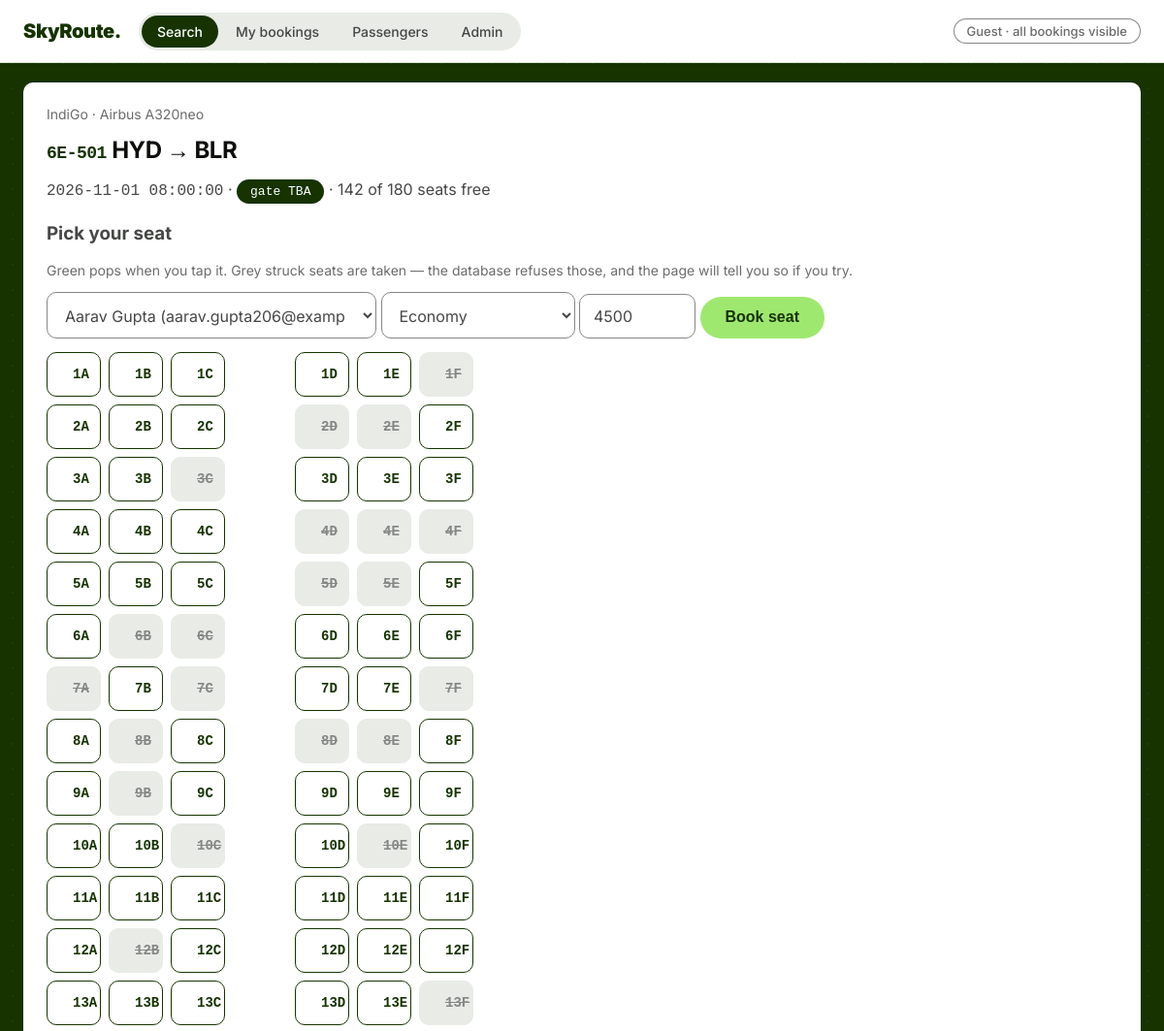
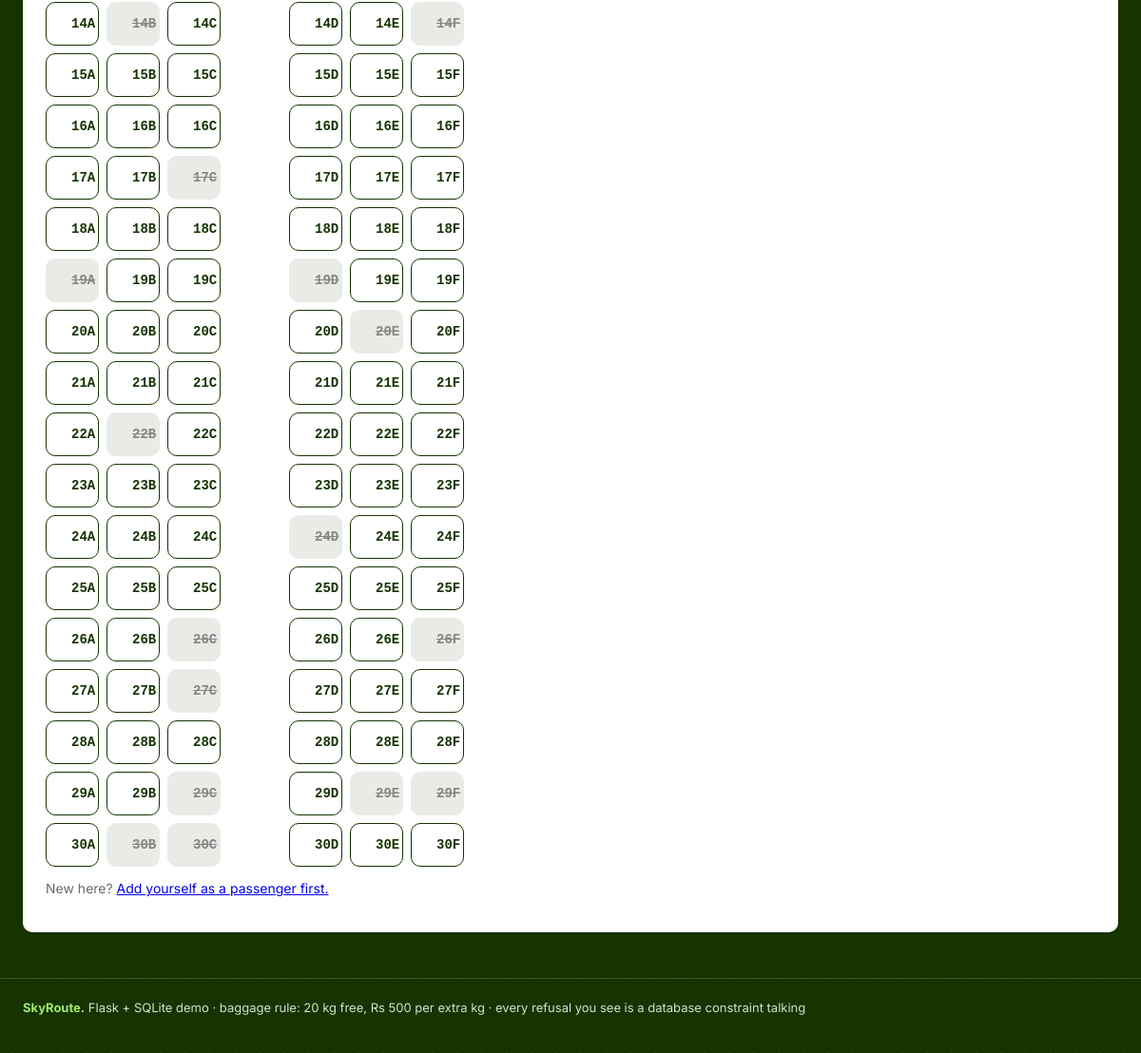
Screenshot of /book/1 with the database file from the repository (2 pictures, top to bottom).
### tables this page shows
CREATE TABLE Airlines (
  airline_id   INTEGER PRIMARY KEY AUTOINCREMENT,
  airline_name TEXT NOT NULL,
  iata_code    TEXT NOT NULL,
  country      TEXT NOT NULL DEFAULT 'India',
  UNIQUE (airline_name),
  UNIQUE (iata_code)
);

CREATE TABLE Aircraft (
  aircraft_id INTEGER PRIMARY KEY AUTOINCREMENT,
  tail_number TEXT NOT NULL,
  model       TEXT NOT NULL,
  capacity    INTEGER NOT NULL CHECK (capacity > 0 AND capacity <= 850),
  airline_id  INTEGER NOT NULL REFERENCES Airlines (airline_id)
              ON DELETE CASCADE ON UPDATE CASCADE,
  UNIQUE (tail_number)
);

CREATE TABLE Flights (
  flight_id            INTEGER PRIMARY KEY AUTOINCREMENT,
  flight_number        TEXT NOT NULL,
  airline_id           INTEGER NOT NULL REFERENCES Airlines (airline_id)
                       ON DELETE CASCADE ON UPDATE CASCADE,
  departure_airport_id INTEGER NOT NULL REFERENCES Airports (airport_id)
                       ON DELETE RESTRICT ON UPDATE CASCADE,
  arrival_airport_id   INTEGER NOT NULL REFERENCES Airports (airport_id)
                       ON DELETE RESTRICT ON UPDATE CASCADE,
  sched_departure      TEXT NOT NULL,
  sched_arrival        TEXT NOT NULL,
  flight_status        TEXT NOT NULL DEFAULT 'Active'
                       CHECK (flight_status IN ('Active','Suspended')),
  UNIQUE (flight_number),
  CHECK (departure_airport_id <> arrival_airport_id)
);

CREATE TABLE Airports (
  airport_id   INTEGER PRIMARY KEY AUTOINCREMENT,
  iata_code    TEXT NOT NULL,
  airport_name TEXT NOT NULL,
  city         TEXT NOT NULL,
  country      TEXT NOT NULL DEFAULT 'India',
  UNIQUE (iata_code),
  UNIQUE (airport_name)
);

CREATE TABLE Departures (
  departure_id        INTEGER PRIMARY KEY AUTOINCREMENT,
  flight_id           INTEGER NOT NULL REFERENCES Flights (flight_id)
                      ON DELETE CASCADE ON UPDATE CASCADE,
  scheduled_departure TEXT NOT NULL,
  scheduled_arrival   TEXT NOT NULL,
  departure_status    TEXT NOT NULL DEFAULT 'Scheduled'
                      CHECK (departure_status IN
                        ('Scheduled','Boarding','Departed','Arrived','Delayed','Cancelled')),
  aircraft_id INTEGER REFERENCES Aircraft (aircraft_id)
              ON DELETE SET NULL ON UPDATE CASCADE,
  gate_id     INTEGER REFERENCES Gates (gate_id)
              ON DELETE SET NULL ON UPDATE CASCADE,
  UNIQUE (flight_id, scheduled_departure),
  CHECK (scheduled_arrival > scheduled_departure)
);

### app.py (the view, shortened to what this page needs)
@app.route("/book/<int:departure_id>", methods=["GET", "POST"])
def book(departure_id):
    db = get_db()
    dep = db.execute(
        """SELECT d.*, f.flight_number, al.airline_name, ac.capacity, ac.model,
                  dep_a.iata_code AS from_airport, arr_a.iata_code AS to_airport
           FROM Departures d
           JOIN Flights f ON d.flight_id = f.flight_id
           JOIN Airlines al ON f.airline_id = al.airline_id
           JOIN Airports dep_a ON f.departure_airport_id = dep_a.airport_id
           JOIN Airports arr_a ON f.arrival_airport_id = arr_a.airport_id
           LEFT JOIN Aircraft ac ON d.aircraft_id = ac.aircraft_id
           WHERE d.departure_id = ?""",
        (departure_id,)).fetchone()
    if dep is None:
        return "Unknown departure", 404
    taken = {r["seat_number"] for r in
             db.execute("SELECT seat_number FROM Bookings WHERE departure_id = ?",
                        (departure_id,))}
    passengers = db.execute(
        "SELECT * FROM Passengers ORDER BY last_name, first_name").fetchall()
    grid = seat_map(dep["capacity"] or 180, taken)
    return render_template("book.html", dep=dep, grid=grid,
                           taken=sorted(taken), passengers=passengers)

### app.py (called while the page is built)
def get_db():
    if "db" not in g:
        g.db = sqlite3.connect(DB)
        g.db.row_factory = sqlite3.Row
        g.db.execute("PRAGMA foreign_keys = ON")
    return g.db

@app.context_processor
def traveler():
    me = None
    pid = session.get("pax_id")
    if pid:
        me = get_db().execute(
            "SELECT first_name, last_name FROM Passengers WHERE passenger_id = ?",
            (pid,)).fetchone()
    return {"traveler": me}

def seat_map(capacity, taken):
    rows = []
    n = 1
    while len(rows) * 6 < capacity:
        row = [f"{n}{l}" for l in "ABCDEF"][: capacity - len(rows) * 6]
        rows.append([(s, s in taken) for s in row])
        n += 1
    return rows

### templates/book.html (shortened to what this page needs)
{% extends "base.html" %}{% set page='search' %}{% block body %}
<div class="card">
<p class="mut" style="margin-top:0">{{ dep.airline_name }} · {{ dep.model }}</p>
<h2><span class="flight">{{ dep.flight_number }}</span>
{{ dep.from_airport }} → {{ dep.to_airport }}</h2>
<p><span class="mono">{{ dep.scheduled_departure }}</span> ·
<span class="tag gate">{{ dep.gate_number or "gate TBA" }}</span> ·
{{ dep.capacity - taken|length }} of {{ dep.capacity }} seats free</p>
<h3>Pick your seat</h3>
<p class="mut">Green pops when you tap it. Grey struck seats are taken — the database
refuses those, and the page will tell you so if you try.</p>
<form method="post" id="bookform">
<select name="passenger_id" style="max-width:340px">{% for p in passengers %}
<option value="{{ p.passenger_id }}">{{ p.first_name }} {{ p.last_name }} ({{ p.email }})</option>{% endfor %}</select>
<select name="travel_class" style="max-width:200px">
<option>Economy</option><option>Premium Economy</option>
<option>Business</option><option>First</option></select>
<input name="price" value="4500" size="7" required style="max-width:120px">
<button>Book seat </button></form>
<div class="seats" id="cabin">
{% for row in grid %}{% for s, is_taken in row %}
<button type="button" data-seat="{{ s }}" {% if is_taken %}disabled{% endif %}>{{ s }}</button>
{% endfor %}{% endfor %}</div>
<p class="mut">New here? <a href="/passengers">Add yourself as a passenger first.</a></p>
</div>
{% endblock %}

### templates/base.html (style rules this page uses)
:root { --forest:#163300;--lime:#9fe870;--spruce:#054d28;--mist:#e2f6d5; --fog:#e8ebe6;--paper:#fff;--char:#454745;--obsidian:#0e0f0c; --pebble:#868685;--slate:#6a6c6a;--red:#cb272f;--line:#dfe4dc }
* { box-sizing:border-box }
body { font-family:'Inter',"Segoe UI",Arial,sans-serif;margin:0; background:var(--forest);color:var(--char);font-size:16px;-webkit-font-smoothing:antialiased; background-image:radial-gradient(rgba(159,232,112,.06) 1px,transparent 1.1px); background-size:26px 26px }
select,input { font:inherit;padding:12px 14px;border:1px solid var(--pebble); border-radius:10px;background:var(--paper);color:var(--char);width:100% }
button,.btn { background:var(--lime);color:var(--forest);border:none;border-radius:9999px; padding:12px 26px;font-size:16px;font-weight:600;cursor:pointer;text-decoration:none; display:inline-block;transition:transform .18s ease,filter .18s ease;white-space:nowrap }
.card { background:var(--paper);border-radius:10px;padding:24px;margin:20px 0; box-shadow:rgba(14,15,12,.12) 0 0 0 1px;animation:rise .5s ease both }
h2 { color:var(--obsidian);letter-spacing:-.02em;margin:0 0 6px }
.mut { color:var(--slate);font-size:14px }
.mono { font-family:Consolas,Menlo,monospace }
.flight { font-family:Consolas,Menlo,monospace;font-weight:700;font-size:18px;color:var(--forest) }
.tag { display:inline-block;border-radius:9999px;padding:5px 14px;font-size:13px;font-weight:500 }
.tag.gate { background:var(--forest);color:#fff;font-family:Consolas,monospace }
.seats { display:grid;grid-template-columns:repeat(7,56px);gap:8px;margin:14px 0; justify-content:start }
.seats button { height:46px;font-family:Consolas,monospace;font-size:14px;font-weight:600; background:var(--paper);border:1px solid var(--forest);color:var(--forest); border-radius:10px;cursor:pointer;transition:transform .15s ease,background .15s ease }
.seats button:disabled { background:var(--fog);border-color:var(--fog);color:var(--pebble); cursor:not-allowed;text-decoration:line-through }

### rows the page displays
Airlines: airline_name "IndiGo"
Aircraft: model "Airbus A320neo", capacity "180"
Flights: flight_number "6E-501"
Airports: from_airport "HYD"
Airports: to_airport "BLR"
Departures: scheduled_departure "2026-11-01 08:00:00"

### other values shown
{{ dep.gate_number or "gate TBA" }} "gate TBA"
{{ dep.capacity - taken|length }} "142"
{{ s }} "1A" "1B" "1C" "1D" "1E" "1F" "2A" "2B" "2C" "2D" "2E" "2F" "3A" "3B" "3C" "3D" "3E" "3F" "4A" "4B" "4C" "4D" "4E" "4F" "5A" "5B" "5C" "5D" "5E" "5F" "6A" "6B" "6C" "6D" "6E" "6F" "7A" "7B" "7C" "7D" "7E" "7F" "8A" "8B" "8C" "8D" "8E" "8F" "9A" "9B" "9C" "9D" "9E" "9F" "10A" "10B" "10C" "10D" "10E" "10F" "11A" "11B" "11C" "11D" "11E" "11F" "12A" "12B" "12C" "12D" "12E" "12F" "13A" "13B" "13C" "13D" "13E" "13F" "14A" "14B" "14C" "14D" "14E" "14F" "15A" "15B" "15C" "15D" "15E" "15F" "16A" "16B" "16C" "16D" "16E" "16F" "17A" "17B" "17C" "17D" "17E" "17F" "18A" "18B" "18C" "18D" "18E" "18F" "19A" "19B" "19C" "19D" "19E" "19F" "20A" "20B" "20C" "20D" "20E" "20F" "21A" "21B" "21C" "21D" "21E" "21F" "22A" "22B" "22C" "22D" "22E" "22F" "23A" "23B" "23C" "23D" "23E" "23F" "24A" "24B" "24C" "24D" "24E" "24F" "25A" "25B" "25C" "25D" "25E" "25F" "26A" "26B" "26C" "26D" "26E" "26F" "27A" "27B" "27C" "27D" "27E" "27F" "28A" "28B" "28C" "28D" "28E" "28F" "29A" "29B" "29C" "29D" "29E" "29F" "30A" "30B" "30C" "30D" "30E" "30F"
form field passenger_id "Aarav Gupta (aarav.gupta206@example.com)"
